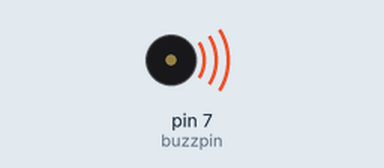
A sketch run on a simulated Arduino Uno, built with avr-gcc and run on an emulated ATmega328P. Shown: buzzer (waves = sounding, pin HIGH).

Above: at 0.7 s.
At 74.3 s:
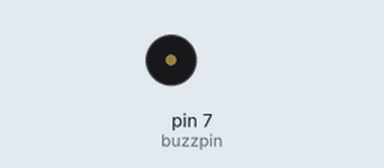
Timing chart, 0 to 75.8 s (numbered marks = the images above):
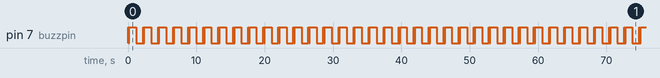

Measured:
- by itself, pin 7 (buzzpin): moves between LOW and HIGH, repeating every 58.3 s
- by itself, everything shown: repeats every 58.3 s, in 106 steps

The sketch:

buzzer.ino
```cpp
int delay1=100;
int delay2=1000;
int buzzpin=7;
void setup() {
  // put your setup code here, to run once:
pinMode(buzzpin,OUTPUT);
}

void loop() {
  // put your main code here, to run repeatedly:
for(int i=0;i<=100;i++)
{
  digitalWrite(buzzpin,HIGH);
  if(i%2==0)
  {
  delay(delay1);
  }
  else
  {
   delay(delay2);
  }
  digitalWrite(buzzpin,LOW);
    if(i%2==0)
  {
  delay(delay1);
  }
  else
  {
   delay(delay2);
  }
}
}
```
